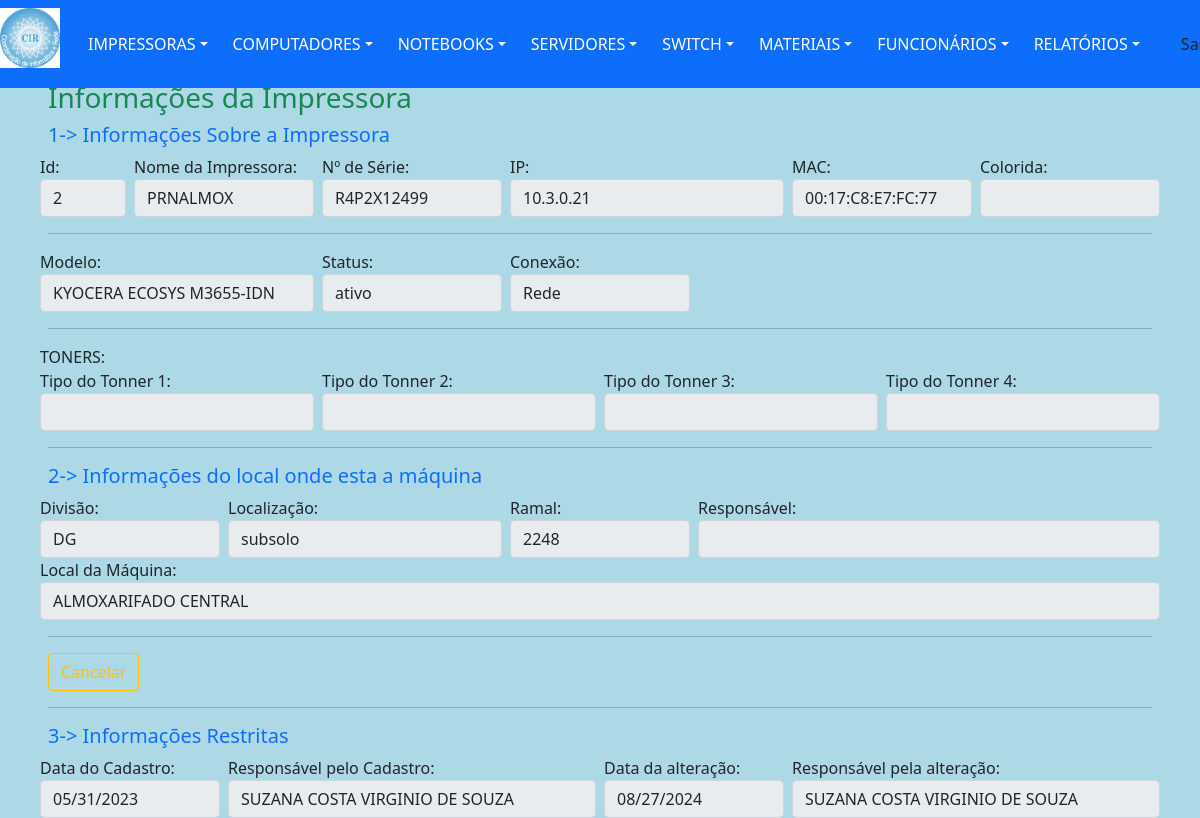
Page /views/impressoraDetalhes.php?action=1&id=2 (signed in) on the earlier database version.
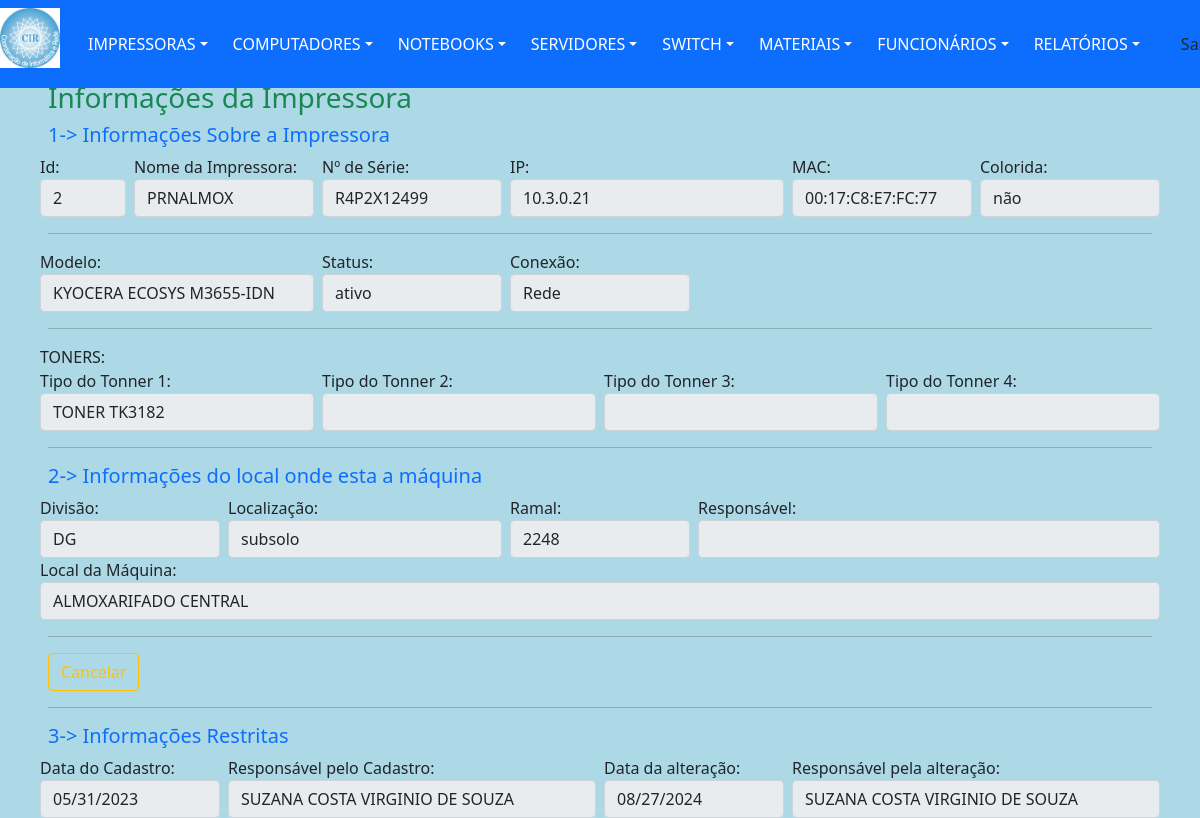
Same page on the later database version.
### tables this page shows
CREATE TABLE `setor` (
  `idSetor` int(11) NOT NULL,
  `idDivisao` int(11) DEFAULT NULL,
  `localizacao` varchar(10) DEFAULT NULL,
  `ramal` varchar(20) DEFAULT NULL,
  `respSetor` varchar(30) DEFAULT NULL,
  `nomeLocal` varchar(150) DEFAULT NULL
);

CREATE TABLE `divisao` (
  `idDivisao` int(11) NOT NULL,
  `divisao` varchar(10) DEFAULT NULL
);

CREATE TABLE `impressoras` (
  `idImpressora` int(11) NOT NULL,
  `nomeImpressora` varchar(20) DEFAULT NULL,
  `numSerie` varchar(50) DEFAULT NULL,
  `ipImpressora` varchar(15) DEFAULT NULL,
  `macImpressora` varchar(20) DEFAULT NULL,
  `tipoToner` varchar(255) DEFAULT NULL,
  `colorida` varchar(3) DEFAULT NULL,
  `statusImpressora` varchar(7) DEFAULT NULL,
  `conexaoImp` varchar(5) DEFAULT 'Rede',
  `modeloImpressora` int(11) DEFAULT NULL,
  `dataCadastro` date DEFAULT NULL,
  `respCadastro` varchar(30) DEFAULT NULL,
  `dataAltCadastro` date DEFAULT NULL,
  `respAltCadastro` varchar(30) DEFAULT NULL,
  `obsImpressora` varchar(255) DEFAULT NULL,
  `idFuncionario` int(11) DEFAULT NULL,
  `idSetor` int(11) DEFAULT NULL
);

### dao/DAO-controleCir.php (called while the page is built, shortened)
<?php
	class ControleCirDAO
		{
            public function ListarOpcao($nomeTabela, $tipoOpcao, $valorOpcao)
                {
                    $conn = Database::connect();
                    $conn->exec('SET CHARACTER SET utf8');
                    $sql = "SELECT * FROM $nomeTabela WHERE $tipoOpcao LIKE '$valorOpcao' ";
                    try
                        {
                            $listar = $conn->query($sql);
                            $buscar = $listar->fetchAll(PDO::FETCH_OBJ);
                            $numRows = $listar->rowCount();
                        }
                    catch (PDOException $exc)
                        {
                            $buscar = $exc->getTraceAsString();
                        }
                    return $buscar;
                }
            public function Verificar($nomeTabela, $opcao1, $valor1)
                {
                    $conn = Database::connect();
                    $conn->exec('SET CHARACTER SET utf8');
                    $sql = "SELECT * FROM $nomeTabela WHERE $opcao1 = '$valor1' ";
                    try
                        {
                            $listar = $conn->query($sql);
                            $buscar = $listar->fetchAll(PDO::FETCH_OBJ);
                            $numRows = $listar->rowCount();
                        }
                    catch (PDOException $exc)
                        {
                            $buscar = $exc->getTraceAsString();
                        }
                    return $buscar;
                }
            public function Buscalocal($idSetor)
                {
                    $conn = Database::connect();
                    $conn->exec('SET CHARACTER SET utf8');
                    $sql = "SELECT * FROM setor s, divisao d
                    WHERE s.idSetor = '$idSetor'
                    AND s.idDivisao = d.idDivisao";
                     try
                        {
                            $listar = $conn->query($sql);
                            $buscar = $listar->fetchAll(PDO::FETCH_OBJ);
                        }
                    catch (PDOException $exc)
                        {
                            $buscar = $exc->getTraceAsString();
                        }
                    return $buscar;
                }
        }
?>

### controllers/impressoraBuscar.php (called while the page is built, shortened)
<?php
	include "../dao/DAO-controleCir.php";
    $idImpressora =  $_GET['id'];
    $nomeTabela = "impressoras";
    $opcao1 = "idImpressora";
    $valor1 = $idImpressora;
	$impAltDAO = new ControleCirDAO();
	foreach($impAltDAO->Verificar($nomeTabela, $opcao1, $valor1) as $imp)
		{
			$idImpressora = $imp->idImpressora;
			$nomeImpressora = $imp->nomeImpressora;
			$numSerie = $imp->numSerie;
            $ipImpressora = $imp->ipImpressora;
			$macImpressora = $imp->macImpressora;
			$colorida = $imp->colorida;
			$statusImpressora = $imp->statusImpressora;
			$conexaoImp = $imp->conexaoImp;
			$dataCadastroA = $imp->dataCadastro;
			$respCadastro = $imp->respCadastro;
            $idSetor = $imp->idSetor;
			$setorDAO = new ControleCirDAO();
			foreach($setorDAO->Buscalocal($idSetor) as $Setor)
				{
					$divisao1 = $Setor->divisao;
					$localizacao1 = $Setor->localizacao;
					$nomeLocal1 = $Setor->nomeLocal;
					$ramal1 = $Setor->ramal;
				}
		}
?>

### views/impressoraDetalhes.php (the view, shortened to what the changed rows need)
<?php
    include "../template/menuPrincipal.php";
    require_once '../controllers/impressoraBuscar.php';
    include_once "../dao/DAO-controleCir.php";
?>
        <nav class="navbar navbar-dark">
            <div class="line col-md-12 p-5 position-absolute start-5 top-0 bottom-50 end-250">
                <form name="cadastro" id="cadastro" >
                    <fieldset>
                        <div class="row">
                            <div class="col px-md-1 col-md-1">
                                <label for="inputSuccess" class="control-label">Id:</label>
                                <input type="text" class="form-control" value="<?= $idImpressora;
                                                                                $_SESSION['idImpressora'] = $idImpressora; ?>" disabled>
                            </div>
                            <div class="col px-md-1 col-md-2">
                                <label for="inputSuccess" class="control-label">Nome da Impressora:</label>
                                <input type="text" class="form-control" value="<?= $nomeImpressora;
                                                                                $_SESSION['antNomeImp'] = $nomeImpressora; ?>" disabled>
                            </div>
                            <div class="col px-md-1 col-md-2">
                                <label for="inputSuccess" class="control-label">Nº de Série: </label>
                                <input type="text" class="form-control" value="<?= $numSerie;
                                                                                $_SESSION['antNumSerie'] = $numSerie ?>" disabled>
                            </div>
                            <div class="col px-md-1 col-md-3">
                                <label for="inputSuccess" class="control-label">IP: </label>
                                <input type="text" class="form-control" value="<?= $ipImpressora;
                                                                                $_SESSION['antNumIp'] = $ipImpressora ?>" disabled>
                            </div>
                            <div class="col px-md-1 col-md-2">
                                <label for="inputSuccess" class="control-label">MAC:</label>
                                <input type="text" class="form-control" value="<?= $macImpressora;
                                                                                $_SESSION['antNumMac'] = $macImpressora ?>" disabled>
                            </div>
                             <div class="col px-md-1 col-md-2">
                                <label for="inputSuccess" class="control-label">Colorida:</label>
                                <input type="text" class="form-control" value="<?= $colorida;
                                                                                $_SESSION['colorida'] = $colorida ?>" disabled>
                            </div>
                        </div>
                        <div class="row">
                            <div class="col px-md-1 col-md-2">
                                <label for="inputSuccess" class="control-label">Status:</label>
                                <input type="text" class="form-control" value="<?php echo $statusImpressora; ?>" disabled>
                            </div>
                            <div class="col px-md-1 col-md-2">
                                <label for="inputSuccess" class="control-label">Conexão:</label>
                                <input type="text" class="form-control" value="<?php echo $conexaoImp; ?>" disabled>
                            </div>
                        </div>
                                <?php
                                    $t = sizeof($tipoToner);
                                    $nomeTabela = "material";
                                    $tipoOpcao = "idMaterial";
                                    for ($i = 0; $i < $t; $i++)
                                        {
                                            $id = $tipoToner[$i];
                                            $tipoTonerBdDAO = new ControleCirDAO();
                                            foreach ($tipoTonerBdDAO->ListarOpcao($nomeTabela, $tipoOpcao, $id)as $resp)
                                                {
                                                    $x = $i + 1;
                                                    $tp[$x] = $descricao = $resp->descricao;
                                                }
                                        }
                                ?>
                        <div class="row">
                            <div class="col px-md-1 col-md-3">
                                <label class="control-label">Tipo do Tonner 1:</label>
                                <input type="text" class="form-control" value="<?php echo $tp[1]; ?>" disabled>
                            </div>
                        </div>
                        <div class="row">
                            <div class="col px-md-1 col-md-2">
                                <label for="inputSuccess" class="control-label">Divisão:</label>
                                <input type="text" class="form-control" value="<?php echo $divisao1; ?>" disabled>
                            </div>
                            <div class="col px-md-1 col-md-3">
                                <label for="inputSuccess" class="control-label">Localização:</label>
                                <input type="text" class="form-control" value="<?php echo $localizacao1; ?>" disabled>
                            </div>
                            <div class="col px-md-1 col-md-2">
                                <label for="inputSuccess" class="control-label">Ramal: </label>
                                <input type="text" class="form-control" value="<?php echo $ramal1; ?>" disabled>
                            </div>
                        </div>
                        <div class="row">
                            <div class="col px-md-1 col-md-12">
                                <label for="inputSuccess" class="control-label">Local da Máquina: </label>
                                <input type="text" class="form-control" value="<?= $nomeLocal1; ?>" disabled>
                            </div>
                        </div>
                        <div class="row">
                            <div class="col px-md-1 col-md-2">
                                <label for="inputSuccess" class="control-label">Data do Cadastro:</label>
                                <input type="date" class="form-control" value="<?= $dataCadastroA;
                                                                                $_SESSION['datacadastro'] = $dataCadastroA ?>" disabled>
                            </div>
                            <div class="col px-md-1 col-md-4">
                                <label for="inputSuccess" class="control-label">Responsável pelo Cadastro:</label>
                                <input type="text" class="form-control" value="<?= $respCadastro;
                                                                                $_SESSION['respCadastro'] = $respCadastro ?>" disabled>
                            </div>
                        </div>
                    </fieldset>
                </form>
            </div>
        </nav>
    </body>
</html>

Differences in the rows shown:
changed impressoras "PRNALMOX": colorida (not shown) → "não"
Other differences:
form field value: (not shown) → "TONER TK3182"
